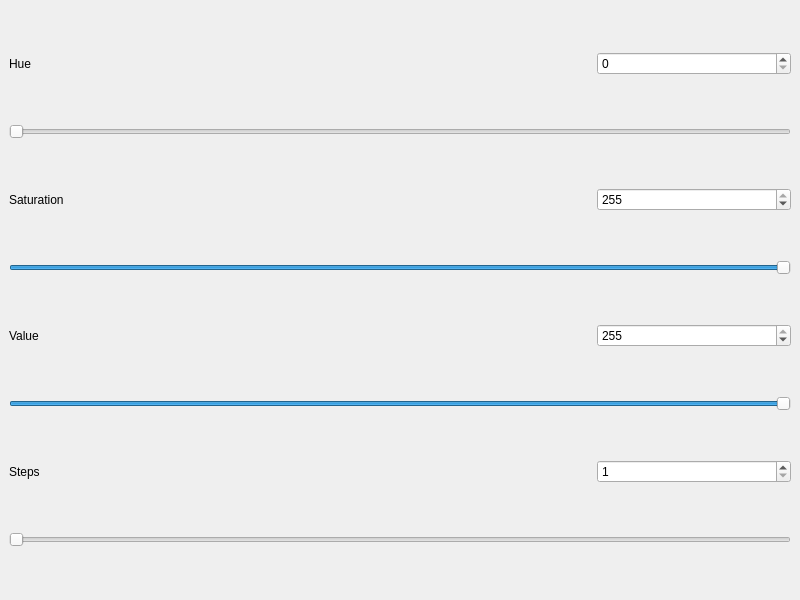
<?xml version="1.0" encoding="UTF-8"?>
<ui version="4.0">
 <class>MainWindow</class>
 <widget class="QMainWindow" name="MainWindow">
  <property name="geometry">
   <rect>
    <x>0</x>
    <y>0</y>
    <width>800</width>
    <height>600</height>
   </rect>
  </property>
  <property name="windowTitle">
   <string>MainWindow</string>
  </property>
  <widget class="QWidget" name="centralwidget">
   <layout class="QHBoxLayout" name="horizontalLayout_6">
    <item>
     <layout class="QHBoxLayout" name="horizontalLayout_2">
      <item>
       <layout class="QVBoxLayout" name="verticalLayout_2">
        <item>
         <layout class="QHBoxLayout" name="horizontalLayout_3">
          <item>
           <widget class="QLabel" name="hueLabel">
            <property name="sizePolicy">
             <sizepolicy hsizetype="MinimumExpanding" vsizetype="Preferred">
              <horstretch>0</horstretch>
              <verstretch>0</verstretch>
             </sizepolicy>
            </property>
            <property name="text">
             <string>Hue</string>
            </property>
           </widget>
          </item>
          <item>
           <spacer name="horizontalSpacer">
            <property name="orientation">
             <enum>Qt::Horizontal</enum>
            </property>
            <property name="sizeHint" stdset="0">
             <size>
              <width>40</width>
              <height>20</height>
             </size>
            </property>
           </spacer>
          </item>
          <item>
           <spacer name="horizontalSpacer_3">
            <property name="orientation">
             <enum>Qt::Horizontal</enum>
            </property>
            <property name="sizeHint" stdset="0">
             <size>
              <width>40</width>
              <height>20</height>
             </size>
            </property>
           </spacer>
          </item>
          <item>
           <widget class="QSpinBox" name="hueSpinBox">
            <property name="sizePolicy">
             <sizepolicy hsizetype="MinimumExpanding" vsizetype="Fixed">
              <horstretch>0</horstretch>
              <verstretch>0</verstretch>
             </sizepolicy>
            </property>
            <property name="maximum">
             <number>360</number>
            </property>
           </widget>
          </item>
         </layout>
        </item>
        <item>
         <widget class="QSlider" name="hueSlider">
          <property name="maximum">
           <number>360</number>
          </property>
          <property name="orientation">
           <enum>Qt::Horizontal</enum>
          </property>
         </widget>
        </item>
        <item>
         <layout class="QHBoxLayout" name="horizontalLayout_4">
          <item>
           <widget class="QLabel" name="satLabel">
            <property name="sizePolicy">
             <sizepolicy hsizetype="MinimumExpanding" vsizetype="Preferred">
              <horstretch>0</horstretch>
              <verstretch>0</verstretch>
             </sizepolicy>
            </property>
            <property name="text">
             <string>Saturation</string>
            </property>
           </widget>
          </item>
          <item>
           <spacer name="horizontalSpacer_2">
            <property name="orientation">
             <enum>Qt::Horizontal</enum>
            </property>
            <property name="sizeHint" stdset="0">
             <size>
              <width>40</width>
              <height>20</height>
             </size>
            </property>
           </spacer>
          </item>
          <item>
           <spacer name="horizontalSpacer_4">
            <property name="orientation">
             <enum>Qt::Horizontal</enum>
            </property>
            <property name="sizeHint" stdset="0">
             <size>
              <width>40</width>
              <height>20</height>
             </size>
            </property>
           </spacer>
          </item>
          <item>
           <widget class="QSpinBox" name="satSpinBox">
            <property name="sizePolicy">
             <sizepolicy hsizetype="MinimumExpanding" vsizetype="Fixed">
              <horstretch>0</horstretch>
              <verstretch>0</verstretch>
             </sizepolicy>
            </property>
            <property name="maximum">
             <number>255</number>
            </property>
            <property name="value">
             <number>255</number>
            </property>
           </widget>
          </item>
         </layout>
        </item>
        <item>
         <widget class="QSlider" name="satSlider">
          <property name="maximum">
           <number>255</number>
          </property>
          <property name="value">
           <number>255</number>
          </property>
          <property name="orientation">
           <enum>Qt::Horizontal</enum>
          </property>
         </widget>
        </item>
        <item>
         <layout class="QHBoxLayout" name="horizontalLayout_5">
          <item>
           <widget class="QLabel" name="valueValue">
            <property name="sizePolicy">
             <sizepolicy hsizetype="MinimumExpanding" vsizetype="Preferred">
              <horstretch>0</horstretch>
              <verstretch>0</verstretch>
             </sizepolicy>
            </property>
            <property name="text">
             <string>Value</string>
            </property>
           </widget>
          </item>
          <item>
           <spacer name="horizontalSpacer_6">
            <property name="orientation">
             <enum>Qt::Horizontal</enum>
            </property>
            <property name="sizeHint" stdset="0">
             <size>
              <width>40</width>
              <height>20</height>
             </size>
            </property>
           </spacer>
          </item>
          <item>
           <spacer name="horizontalSpacer_5">
            <property name="orientation">
             <enum>Qt::Horizontal</enum>
            </property>
            <property name="sizeHint" stdset="0">
             <size>
              <width>40</width>
              <height>20</height>
             </size>
            </property>
           </spacer>
          </item>
          <item>
           <widget class="QSpinBox" name="valueSpinBox">
            <property name="sizePolicy">
             <sizepolicy hsizetype="MinimumExpanding" vsizetype="Fixed">
              <horstretch>0</horstretch>
              <verstretch>0</verstretch>
             </sizepolicy>
            </property>
            <property name="maximum">
             <number>255</number>
            </property>
            <property name="value">
             <number>255</number>
            </property>
           </widget>
          </item>
         </layout>
        </item>
        <item>
         <widget class="QSlider" name="valueSlider">
          <property name="maximum">
           <number>255</number>
          </property>
          <property name="value">
           <number>255</number>
          </property>
          <property name="orientation">
           <enum>Qt::Horizontal</enum>
          </property>
         </widget>
        </item>
        <item>
         <layout class="QHBoxLayout" name="horizontalLayout">
          <item>
           <widget class="QLabel" name="nStepsLabel">
            <property name="sizePolicy">
             <sizepolicy hsizetype="MinimumExpanding" vsizetype="Preferred">
              <horstretch>0</horstretch>
              <verstretch>0</verstretch>
             </sizepolicy>
            </property>
            <property name="text">
             <string>Steps</string>
            </property>
           </widget>
          </item>
          <item>
           <spacer name="horizontalSpacer_7">
            <property name="orientation">
             <enum>Qt::Horizontal</enum>
            </property>
            <property name="sizeHint" stdset="0">
             <size>
              <width>40</width>
              <height>20</height>
             </size>
            </property>
           </spacer>
          </item>
          <item>
           <spacer name="horizontalSpacer_8">
            <property name="orientation">
             <enum>Qt::Horizontal</enum>
            </property>
            <property name="sizeHint" stdset="0">
             <size>
              <width>40</width>
              <height>20</height>
             </size>
            </property>
           </spacer>
          </item>
          <item>
           <widget class="QSpinBox" name="stepSpinBox">
            <property name="sizePolicy">
             <sizepolicy hsizetype="MinimumExpanding" vsizetype="Fixed">
              <horstretch>0</horstretch>
              <verstretch>0</verstretch>
             </sizepolicy>
            </property>
            <property name="minimum">
             <number>1</number>
            </property>
            <property name="maximum">
             <number>200</number>
            </property>
           </widget>
          </item>
         </layout>
        </item>
        <item>
         <widget class="QSlider" name="nStepsSlider">
          <property name="minimum">
           <number>1</number>
          </property>
          <property name="maximum">
           <number>100</number>
          </property>
          <property name="orientation">
           <enum>Qt::Horizontal</enum>
          </property>
         </widget>
        </item>
       </layout>
      </item>
     </layout>
    </item>
   </layout>
  </widget>
 </widget>
 <resources/>
 <connections/>
</ui>
